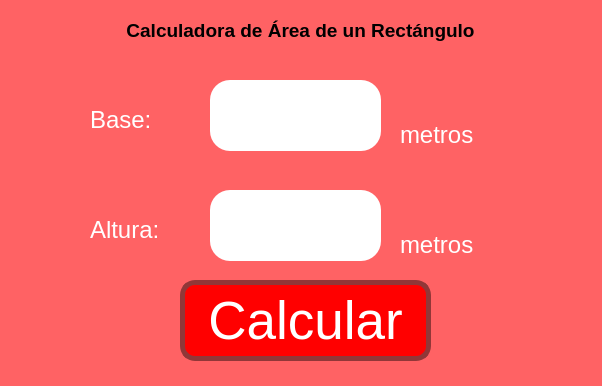
<?xml version="1.0" encoding="UTF-8"?>
<ui version="4.0">
 <class>MainWindow</class>
 <widget class="QMainWindow" name="MainWindow">
  <property name="geometry">
   <rect>
    <x>0</x>
    <y>0</y>
    <width>602</width>
    <height>386</height>
   </rect>
  </property>
  <property name="windowTitle">
   <string>MainWindow</string>
  </property>
  <property name="styleSheet">
   <string notr="true">background-color: rgb(255, 98, 100);</string>
  </property>
  <widget class="QWidget" name="centralwidget">
   <widget class="QPushButton" name="btn_calcArea">
    <property name="geometry">
     <rect>
      <x>180</x>
      <y>280</y>
      <width>251</width>
      <height>81</height>
     </rect>
    </property>
    <property name="font">
     <font>
      <family>MS Sans Serif</family>
      <pointsize>40</pointsize>
     </font>
    </property>
    <property name="styleSheet">
     <string notr="true">color: rgb(255, 255, 255);
background-color: rgb(255, 0, 0);
border-radius:15px;
border: 5px solid rgb(145, 55, 56);</string>
    </property>
    <property name="text">
     <string>Calcular</string>
    </property>
   </widget>
   <widget class="QLineEdit" name="txt_altura">
    <property name="geometry">
     <rect>
      <x>210</x>
      <y>190</y>
      <width>171</width>
      <height>71</height>
     </rect>
    </property>
    <property name="font">
     <font>
      <pointsize>40</pointsize>
     </font>
    </property>
    <property name="styleSheet">
     <string notr="true">border-radius:20px;
background-color: rgb(255, 255, 255);</string>
    </property>
    <property name="text">
     <string/>
    </property>
    <property name="alignment">
     <set>Qt::AlignBottom|Qt::AlignHCenter</set>
    </property>
   </widget>
   <widget class="QLabel" name="lbl_altura">
    <property name="geometry">
     <rect>
      <x>90</x>
      <y>210</y>
      <width>71</width>
      <height>41</height>
     </rect>
    </property>
    <property name="font">
     <font>
      <family>MS Sans Serif</family>
     </font>
    </property>
    <property name="styleSheet">
     <string notr="true">color: rgb(255, 255, 255);</string>
    </property>
    <property name="text">
     <string>&lt;html&gt;&lt;head/&gt;&lt;body&gt;&lt;p&gt;&lt;span style=&quot; font-size:18pt;&quot;&gt;Altura:&lt;/span&gt;&lt;/p&gt;&lt;/body&gt;&lt;/html&gt;</string>
    </property>
   </widget>
   <widget class="QLineEdit" name="txt_base">
    <property name="geometry">
     <rect>
      <x>210</x>
      <y>80</y>
      <width>171</width>
      <height>71</height>
     </rect>
    </property>
    <property name="font">
     <font>
      <pointsize>40</pointsize>
     </font>
    </property>
    <property name="styleSheet">
     <string notr="true">border-radius:20px;
background-color: rgb(255, 255, 255);</string>
    </property>
    <property name="alignment">
     <set>Qt::AlignBottom|Qt::AlignHCenter</set>
    </property>
   </widget>
   <widget class="QLabel" name="lbl_base">
    <property name="geometry">
     <rect>
      <x>90</x>
      <y>100</y>
      <width>101</width>
      <height>41</height>
     </rect>
    </property>
    <property name="font">
     <font>
      <family>MS Sans Serif</family>
     </font>
    </property>
    <property name="styleSheet">
     <string notr="true">color: rgb(255, 255, 255);</string>
    </property>
    <property name="text">
     <string>&lt;html&gt;&lt;head/&gt;&lt;body&gt;&lt;p&gt;&lt;span style=&quot; font-size:18pt;&quot;&gt;Base:&lt;/span&gt;&lt;/p&gt;&lt;/body&gt;&lt;/html&gt;</string>
    </property>
   </widget>
   <widget class="QLabel" name="lbl_metros1">
    <property name="geometry">
     <rect>
      <x>400</x>
      <y>120</y>
      <width>91</width>
      <height>31</height>
     </rect>
    </property>
    <property name="font">
     <font>
      <family>MS Sans Serif</family>
     </font>
    </property>
    <property name="styleSheet">
     <string notr="true">color: rgb(255, 255, 255);</string>
    </property>
    <property name="text">
     <string>&lt;html&gt;&lt;head/&gt;&lt;body&gt;&lt;p&gt;&lt;span style=&quot; font-size:18pt;&quot;&gt;metros&lt;/span&gt;&lt;/p&gt;&lt;/body&gt;&lt;/html&gt;</string>
    </property>
   </widget>
   <widget class="QLabel" name="lbl_metros2">
    <property name="geometry">
     <rect>
      <x>400</x>
      <y>230</y>
      <width>121</width>
      <height>31</height>
     </rect>
    </property>
    <property name="font">
     <font>
      <family>MS Sans Serif</family>
     </font>
    </property>
    <property name="styleSheet">
     <string notr="true">color: rgb(255, 255, 255);</string>
    </property>
    <property name="text">
     <string>&lt;html&gt;&lt;head/&gt;&lt;body&gt;&lt;p&gt;&lt;span style=&quot; font-size:18pt;&quot;&gt;metros&lt;/span&gt;&lt;/p&gt;&lt;/body&gt;&lt;/html&gt;</string>
    </property>
   </widget>
   <widget class="QLabel" name="lbl_titulo">
    <property name="geometry">
     <rect>
      <x>100</x>
      <y>10</y>
      <width>401</width>
      <height>41</height>
     </rect>
    </property>
    <property name="font">
     <font>
      <family>MS Sans Serif</family>
      <pointsize>14</pointsize>
      <weight>75</weight>
      <bold>true</bold>
     </font>
    </property>
    <property name="text">
     <string>Calculadora de Área de un Rectángulo</string>
    </property>
    <property name="alignment">
     <set>Qt::AlignCenter</set>
    </property>
   </widget>
  </widget>
 </widget>
 <resources/>
 <connections/>
</ui>
